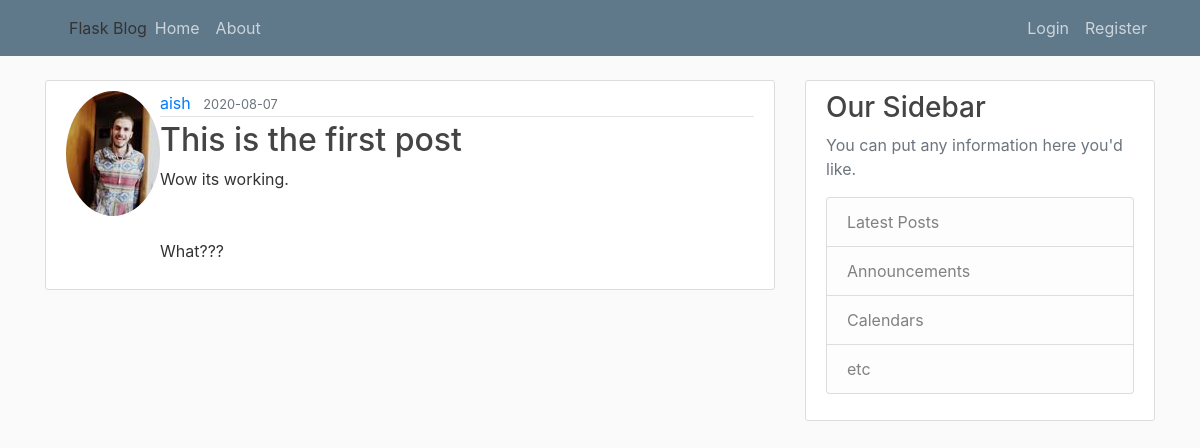
Page /home on the earlier database version.
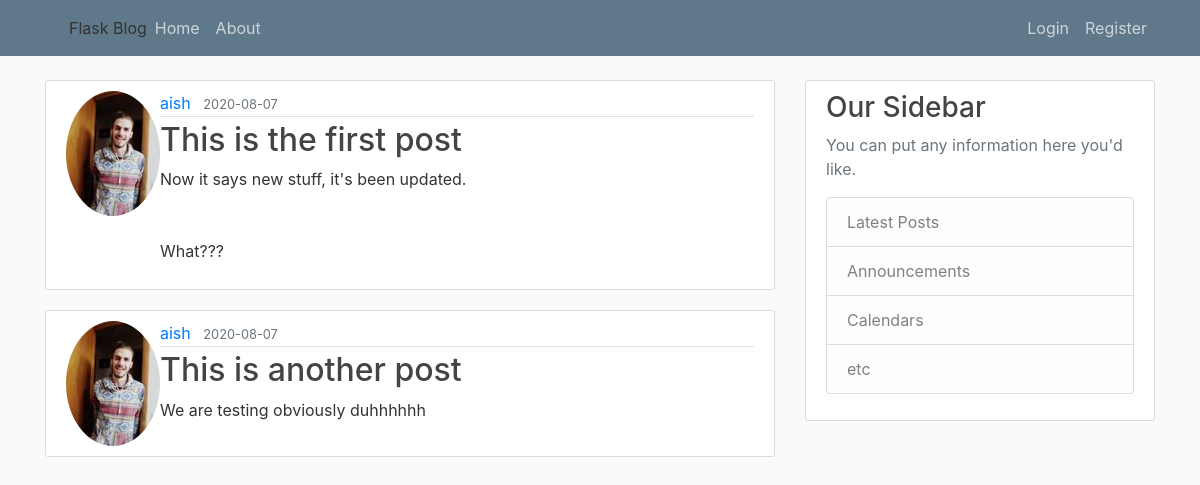
Same page on the later database version.
### flaskblog/models.py (models this page shows, shortened)
class Post(db.Model):
    id = db.Column(db.Integer, primary_key=True)
    title = db.Column(db.String(100), nullable=False)
    date_posted = db.Column(db.DateTime,
                            nullable=False,
                            default=datetime.utcnow)
    content = db.Column(db.Text, nullable=False)
    user_id = db.Column(db.Integer, db.ForeignKey('user.id'), nullable=False)

class User(db.Model, UserMixin):
    id = db.Column(db.Integer, primary_key=True)
    username = db.Column(db.String(20), unique=True, nullable=False)
    email = db.Column(db.String(120), unique=True, nullable=False)
    image_file = db.Column(db.String(20),
                           nullable=False,
                           default='default.jpg')
    password = db.Column(db.String(60), nullable=False)
    posts = db.relationship('Post', backref='author', lazy=True)

### flaskblog/routes.py (the view)
@app.route("/")
@app.route("/home")
def home():
    posts = Post.query.all()
    return render_template("home.html", posts=posts)

### flaskblog/templates/home.html
{% extends "layout.html" %}
{% block content %}
    {% for post in posts %}
        <article class="media content-section">
            <img class="rounded-circle articl-img" src="{{ url_for('static', filename='profile_pics/' + post.author.image_file) }}">
            <div class="media-body">
                <div class="article-metadata">
                    <a class="mr-2" href="#">{{ post.author.username }}</a>
                    <small class="text-muted">{{ post.date_posted.strftime('%Y-%m-%d') }}</small>
                </div>
                <h2><a class="article-title" href="{{ url_for('post', post_id=post.id) }}">{{ post.title }}</a></h2>
                <p class="article-content">{{ post.content }}</p>
            </div>
        </article>
    {% endfor %}
{% endblock content %}

### flaskblog/templates/layout.html (shortened to what this page needs)
<!DOCTYPE html>
<html>
<head>
    <link rel="stylesheet" href="https://stackpath.bootstrapcdn.com/bootstrap/4.3.1/css/bootstrap.min.css">
    <link rel="stylesheet" type="text/css" href="{{ url_for('static', filename='main.css') }}">
</head>
<body>
    <header class="site-header">
        <nav class="navbar navbar-expand-md navbar-dark bg-steel fixed-top">
            <div class="container">
                <a class="navbar-brand mr-4" href="{{ url_for('home') }}"></a>Flask Blog</a>
                <div class="collapse navbar-collapse" id="navbarToggle">
                    <div class="navbar-nav mr-auto">
                        <a class="nav-item nav-link" href="{{ url_for('home') }}">Home</a>
                        <a class="nav-item nav-link" href="{{ url_for('about') }}">About</a>
                    </div>
                    <div class="navbar-nav">
                        {% if current_user.is_authenticated %}
                            <a class="nav-item nav-link" href="{{ url_for('new_post') }}">New Post</a>
                            <a class="nav-item nav-link" href="{{ url_for('account') }}">Account</a>
                            <a class="nav-item nav-link" href="{{ url_for('logout') }}">Logout</a>
                        {% else %}
                            <a class="nav-item nav-link" href="{{ url_for('login') }}">Login</a>
                            <a class="nav-item nav-link" href="{{ url_for('register') }}">Register</a>
                        {% endif %}
                    </div>
                </div>
            </div>
        </nav>
    </header>
    <main role="main" class="container">
        <div class="row">
            <div class="col-md-8">
                {% block content %}{% endblock %}
            </div>
            <div class="col-md-4">
                <div class="content-section">
                    <h3>Our Sidebar</h3>
                    <p class='text-muted'>You can put any information here you'd like.
                        <ul class="list-group">
                            <li class="list-group-item list-group-item-light">Latest Posts</li>
                            <li class="list-group-item list-group-item-light">Announcements</li>
                            <li class="list-group-item list-group-item-light">Calendars</li>
                            <li class="list-group-item list-group-item-light">etc</li>
                        </ul>
                    </p>
                </div>
            </div>
        </div>
    </main>
</body>
</html>

### flaskblog/static/main.css (style rules this page uses)
body { background: #fafafa; color: #333333; margin-top: 5rem; }
h1, h2, h3, h4, h5, h6 { color: #444444; }
.bg-steel { background-color: #5f788a; }
.site-header .navbar-nav .nav-link { color: #cbd5db; }
.content-section { background: #ffffff; padding: 10px 20px; border: 1px solid #dddddd; border-radius: 3px; margin-bottom: 20px; }
.article-title { color: #444444; }
.article-content { white-space: pre-line; }
.article-metadata { padding-bottom: 1px; margin-bottom: 4px; border-bottom: 1px solid #e3e3e3 }

Differences in the rows shown:
changed Post "This is the first post": content "Wow its working. What???" → "Now it says new stuff, it's been updated. What???"
added Post: image_file (picture), author.username "aish", date_posted "2020-08-07", title "This is another post", content "We are testing obviously duhhhhhh"
